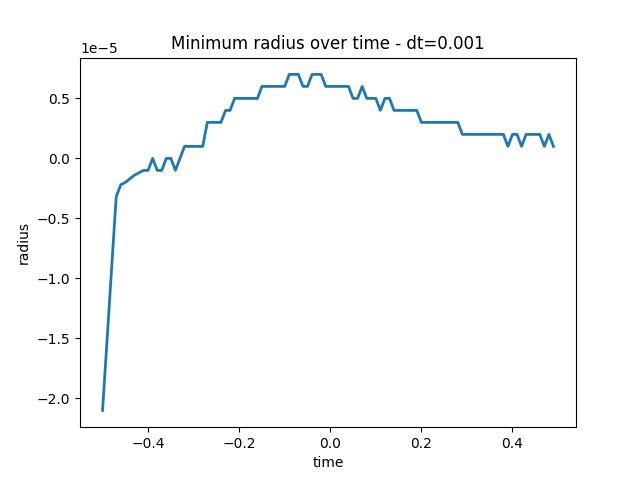

Python code for this plot:
import numpy as np
from matplotlib import pyplot as plt



file_name = "stability/time=2.900.dat"
file_name_2 = "stability/time=3.000.dat"
try:
    x,u_1= np.loadtxt(file_name, delimiter=' ', usecols=(0,1), unpack=True)
    x,u_2= np.loadtxt(file_name_2, delimiter=' ', usecols=(0,1), unpack=True)
    #nx,ny,nz,nx1,ny1,nz1,nx2,ny2,nz2,nx3,ny3,nz3,nx4,ny4,nz4 = np.loadtxt("x-y-plane-omp.dat", delimiter=' ', usecols=(0,1,2,3,4,5,6,7,8,9,10,11,12,13,14), unpack=True)
#generated_plots/x-y-plane_large_interaction
except FileNotFoundError:
    print("file not found"+file_name)





# plots and saves graphs
fig = plt.figure()
ax = fig.add_subplot()
ax.set_title("Minimum radius over time - dt=0.001")
ax.set_xlabel("time")
ax.set_ylabel("radius")

ax.plot(x,u_1-u_2,linestyle='-',linewidth=2)

#ax.scatter(0,0,100,marker='.',label="Black Hole")

#plt.legend(loc ="lower right")
#ax.set_aspect('equal', adjustable='box')
print(np.max(np.absolute(u_1-u_2)))
plt.savefig('difference.png')
plt.clf() 

